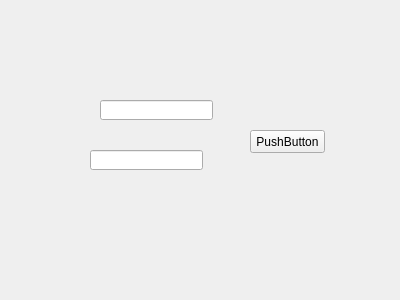
<?xml version="1.0" encoding="UTF-8"?>
<ui version="4.0">
 <class>Form</class>
 <widget class="QWidget" name="Form">
  <property name="geometry">
   <rect>
    <x>0</x>
    <y>0</y>
    <width>400</width>
    <height>300</height>
   </rect>
  </property>
  <property name="windowTitle">
   <string>Form</string>
  </property>
  <widget class="QLineEdit" name="lineEdit">
   <property name="geometry">
    <rect>
     <x>100</x>
     <y>100</y>
     <width>113</width>
     <height>20</height>
    </rect>
   </property>
  </widget>
  <widget class="QLineEdit" name="lineEdit_2">
   <property name="geometry">
    <rect>
     <x>90</x>
     <y>150</y>
     <width>113</width>
     <height>20</height>
    </rect>
   </property>
  </widget>
  <widget class="QPushButton" name="pushButton">
   <property name="geometry">
    <rect>
     <x>250</x>
     <y>130</y>
     <width>75</width>
     <height>23</height>
    </rect>
   </property>
   <property name="text">
    <string>PushButton</string>
   </property>
  </widget>
 </widget>
 <resources/>
 <connections/>
</ui>
